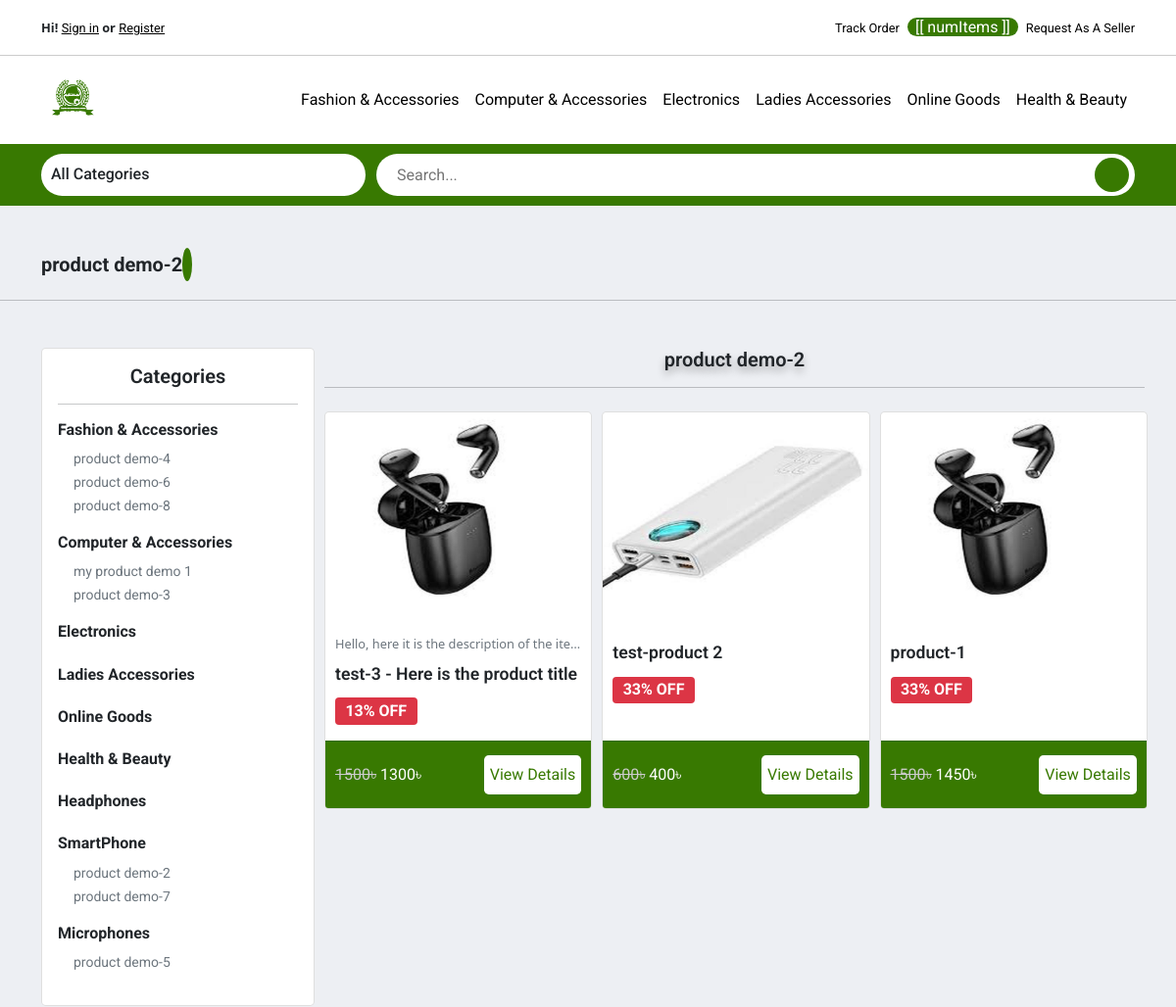
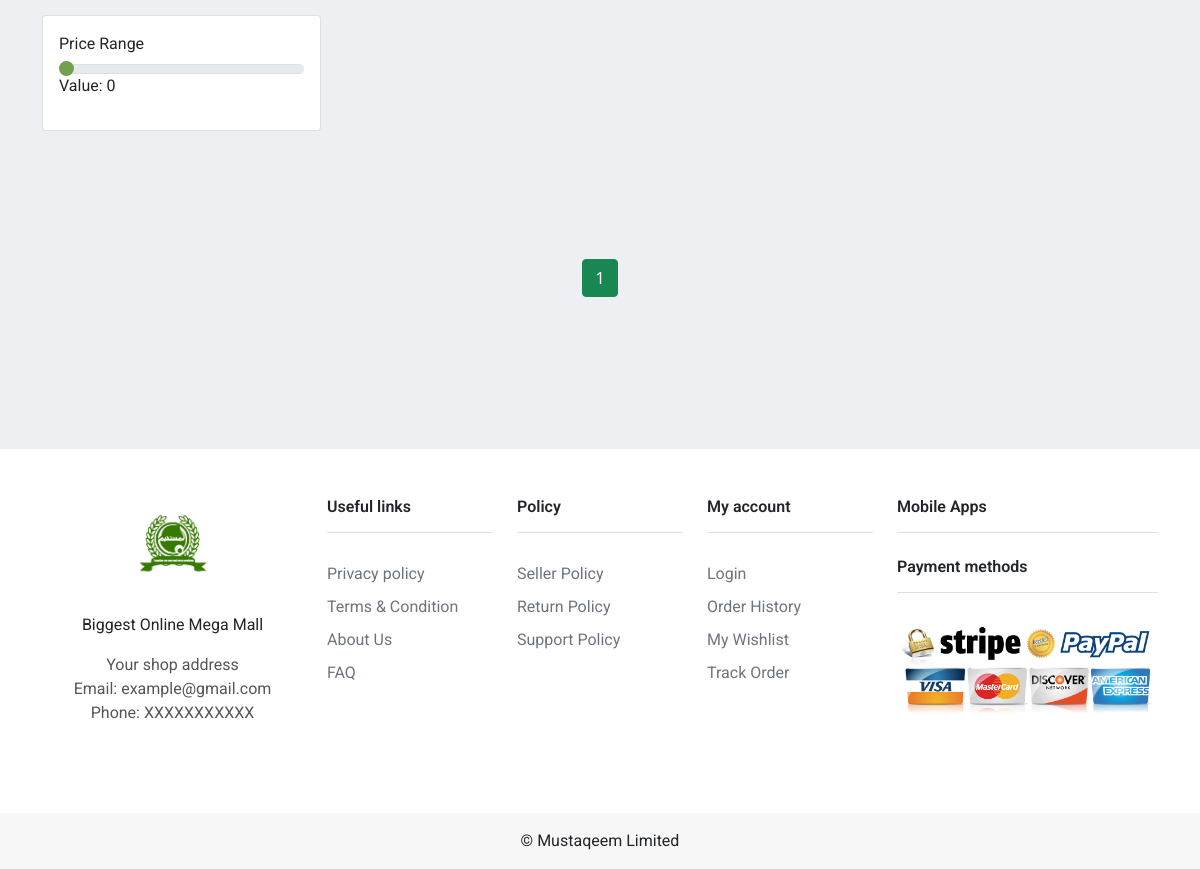
The app's page /subcategories/2/product demo-2/ with its own data (2 pictures, top to bottom).
### store/models.py (models this page shows, shortened)
class Category(models.Model):
    title = models.CharField(max_length=120, unique=True)
    img = models.ImageField(upload_to="images/")
    def __str__(self):
        return self.title

class SubCategory(models.Model):
    title = models.CharField(max_length=120, unique=True)
    parent_category = models.ForeignKey(
        Category, on_delete=models.CASCADE, null=True)

class Product(models.Model):
    title = models.CharField(max_length=120)
    slug = models.SlugField(max_length=200, null=True, unique=True)
    img = models.ImageField(upload_to="images/")
    thumbnail = models.ImageField(upload_to="images/", null=True, blank=True)
    description = models.TextField(null=True, blank=True)
    brand = models.ForeignKey(
        Brand, on_delete=models.CASCADE, null=True, blank=True)
    category = models.ForeignKey(
        Category, on_delete=models.CASCADE, null=True)
    shop = models.ForeignKey(
        Shop, on_delete=models.CASCADE, null=True)
    isFavorite = models.BooleanField()
    market_price = models.IntegerField()
    sale_price = models.IntegerField(null=True, blank=True)
    stock_quantity = models.IntegerField()
    flash_sale_offer = models.ForeignKey(Offer, on_delete=models.SET_NULL, null=True, blank=True)
    campaign_offer = models.ForeignKey(Campaign, on_delete=models.SET_NULL, null=True, blank=True)
    created_at = models.DateTimeField(auto_now_add=True)
    updated_at = models.DateTimeField(auto_now=True, null=True, blank=True)
    """def save(self, *args, **kwargs):
        self.thumbnail = self.make_thumbnail(self.image)

        super().save(*args, **kwargs)"""

### store/views.py (the view)
# urls.py: path("subcategories/<int:id>/<str:title>/", subcategorywiseProduct, name="subcategorywise-product"),
def subcategorywiseProduct(request, id, title):
    products = []
    main_navbarCat = Category.objects.all().order_by("-id")[:6]
    subcategories = SubCategory.objects.all()
    categories = Category.objects.all().order_by("-id")
    try:
        subcategory = SubCategory.objects.get(id=id, title=title)
    except SubCategory.DoesNotExist:
        return HttpResponse("Subcategory not found!")
    else:
        products_obj = Product.objects.all().order_by("-id")
        for item in products_obj:
            if subcategory.parent_category.title == str(item.category):
                products.append(item)
        paginator = Paginator(products, 20)
        page_number = request.GET.get('page')
        page_obj = paginator.get_page(page_number)
    context = {
        "main_navbarCat": main_navbarCat,
        "subcategories": subcategories,
        "subcategory": subcategory,
        "categories": categories,
        "products": products,
        "page_obj": page_obj
    }
    return render(request, "store/subcategorywise_product.html", context)

### Cart/cart.py (called while the page is built)
    def get_total_length(self):
            return sum(int(item['quantity']) for item in self.cart.values())

### Cart/context_processor.py (called while the page is built)
def cart(request):
    return {'cart': Cart(request)}

### store/templates/store/subcategorywise_product.html (shortened to what this page needs)
{% extends "store/base.html" %}
{% load mathfilters %}
{% load static %}
{% block content %}
<link rel="stylesheet" href="{% static 'css/categorywise_product.css' %}">
<div class="container mt-5">
    <div class="shop__info">
        <div class="shop__title">
            <h5 class="fw-bold">{{ subcategory.title }} <span class="iconify" data-icon="teenyicons:tick-outline" data-inline="false"></span></h5>
        </div>
    </div>
</div>
<hr/>
<div class="container my-5">
    <div class="shop__container">
        <div class="shop__sidebar">
            <div class="card shop__card p-3">
                <h5 class="text-center">Categories</h5>
                <hr />
                {% if categories %}
                    {% for category in categories %}
                        <div class="category__list">
                            <a href="{% url 'store:categorywise-product' category.id category.title %}">
                                <h6 class="fw-bold cat__title text-dark">{{ category.title }}</h6>
                            </a>
                            {% for subcategory in subcategories %}
                                {% if subcategory.parent_category.title == category.title %}
                                    <a href="{% url 'store:subcategorywise-product' subcategory.id subcategory.title %}" class="subcategory__list">
                                        <div>
                                            <small class="text-muted ps-3">{{ subcategory.title }}</small>
                                        </div>
                                    </a>
                                {% endif %}
                            {% endfor %}
                        </div>
                    {% endfor %}
                {% endif %}
            </div>
            <div class="card p-3 mt-3 mb-5">
                <label for="price__filter" class="form-label">Price Range</label>
                <input type="range" min="0" max="100" value="0" class="form-range slider" id="price__filter">
                <p>Value: <span id="demo"></span></p>
            </div>
        </div>
        {% if products %}
        <div class="shop__content">
            <div class="shop__contentHeader mb-3">
                <h5 class="text-center">{{ subcategory.title }}</h5>
                <hr class="mb-4" />
            </div>
            <div class="shop__productContainer">
                {% for product in page_obj %}
                <div class="card product__card">
                    <div class="product__img">
                        <a href="{% url 'store:product-detail' product.slug %}">
                            <img src="{{ product.img.url }}" alt="">
                        </a>
                    </div>
                    <div class="product__info card-body mb-2">
                        {% if product.description %}
                            <a class="text-dark" href="{% url 'store:product-detail' product.slug %}">
                                <p class="product__description text-muted">{{ product.description }}</p>
                            </a>
                        {% endif %}
                        <a class="text-dark" href="{% url 'store:product-detail' product.slug %}">
                            <h5 class="product__title">{{ product.title }}</h5>
                        </a>
                        {% if product.sale_price %}
                            <h5><span class="badge bg-danger discount__badge">{{ product.sale_price|div:product.market_price|mul:100|sub:100|abs|slugify|slice:":2" }}% OFF</span></h5>
                        {% endif %}
                    </div>
                    <div class="product__bottom card-footer">
                        {% if product.sale_price %}
                            <p><span class="cross__price">{{ product.market_price }}৳</span> <span>{{ product.sale_price }}৳</span></p>
                        {% else %}
                            <p>{{ product.market_price }}৳</p>
                        {% endif %}
                            <a href="{% url 'store:product-detail' product.slug %}">
                                <button class="btn__styled">View Details</button>
                            </a>
                    </div>
                </div>
                {% endfor %}
            </div>
        </div>
        {% else %}
        <div class="text-center">
            <h5 class="fw-bold">No product to show!</h5>
        </div>
        {% endif %}
    </div>
</div>
{% if products %}
<div class="container my-5">
    <div class="pagination">
        <span class="step-links">
            <span class="mx-2 align-top">
                {% for num in page_obj.paginator.page_range %}
                    {% if page_obj.number == num %}
                        <a class="btn btn-success mb-4" href="?page={{ num }}">{{ num }}</a>
                    {% elif num > page_obj.number|add:"-3" and num < page_obj.number|add:"3"  %}
                        <a class="btn btn-outline-success mb-4" href="?page={{ num }}">{{ num }}</a>
                    {% endif %}
                {% endfor %}
            </span>
        </span>
    </div>
</div>
{% endif %}
{% endblock %}

### store/templates/store/navbar.html (shortened to what this page needs)
{% load static %}
<link rel="stylesheet" href="{% static 'css/navbar.css' %}" />
<link rel="stylesheet" type="text/css" href="//cdn.jsdelivr.net/npm/slick-carousel@1.8.1/slick/slick.css" />
<link rel="stylesheet" type="text/css" href="//cdn.jsdelivr.net/npm/slick-carousel@1.8.1/slick/slick-theme.css" />
<div class="top__bar bg-white">
    <nav class="navbar navbar-expand-lg navbar-light container">
        <ul class="navbar-nav mb-2 mb-lg-0">
            {% if not request.user.is_authenticated %}
            <li class="nav-item login__header top__header">
                <span class="fw-bold text-dark">Hi!</span> <a href="{% url 'store:user_login' %}"><small>Sign in</small></a>
            </li>
            <li class="nav-item top__header login__header">
                <span class="fw-bold text-dark">or</span> <a href="{% url 'store:user_registration' %}"><small>Register</small></a>
            </li>
            {% else %}
            <li class="nav-item top__header logout__header">
                <a href="{% url 'store:logout' %}"><small class="btn btn-link">Logout</small></a>
            </li>
            {% endif %}
        </ul>
        <ul class="navbar-nav ms-auto mb-2 mb-lg-0 d-flex align-items-center">
            <li class="nav-item top__header">
                <a class="nav-link" href="#"><small>Track Order</small></a>
            </li>
            <li class="nav-item cart__header me-2">
                <a href="{% url 'cart_details' %}">
                    <div id="navbarApp">
                        <span class="cart__counter">[[ numItems ]]</span>
                    </div>
                </a>
            </li>
            <li class="nav-item top__header">
                <a href="{% url 'store:get_seller_registration' %}"><small>Request As A Seller</small></a>
            </li>
        </ul>
    </nav>
</div>
<div class="main__navbar">
    <nav class="navbar navbar-expand-lg navbar-light bg-white">
        <div class="container">
            <a class="navbar-brand" href="{% url 'store:home' %}">
                <div class="logo">
                    <img src="{% static 'logo_img/logo.png' %}" alt="" />
                </div>
            </a>
            <div class="collapse navbar-collapse" id="navbarSupportedContent">
                <ul class="navbar-nav ms-auto mb-2 mb-lg-0 main__navbarList">
                    {% if main_navbarCat %}
                        {% for category in main_navbarCat %}
                            <li class="nav-item cat__list">
                                <a class="nav-link" href="{% url 'store:categorywise-product' category.id category.title %}">
                                    {{ category.title }}
                                </a>
                            </li>
                        {% endfor %}
                    {% endif %}
                </ul>
            </div>
        </div>
    </nav>
</div>
<div class="home__content">
    <div class="container">
        <div class="home__categoriesSearchBar">
            <div class="all__departments">
                <div class="all__departmentsHeader">
                    <h6>All Categories</h6>
                </div>
            </div>
            <form action="{% url 'store:search' %}" class="home__searchBar" method="GET">
                <input type="text" value="{{ request.GET.query }}" name="query" id="search-input" placeholder="Search..." />
                <button>
                </button>
            </form>
        </div>
    </div>
</div>

### static/css/base.css (style rules this page uses)
* { text-decoration: none !important; list-style: none !important; box-sizing: border-box !important; }
:root { --white-primary: #fff; --primary-color: #387901; --primary-dark: #34630a; --black-primary: #000; --dark-primary: #212529; --blue-primary: #0D6EFD; --gray-primary: #ccc; --muted-primary: #6C757D; --muted-gray: #F7F7F7; --dark-gray: #5a5a5a; --dark-gray2: #818a91; --bg-color: #EDEFF3; --cat-bg: #FFDCC3; --roboto: "Roboto", sans-serif; }
body { background-color: var(--bg-color); }

### static/css/navbar.css (style rules this page uses)
.top__bar { border-bottom: 1px solid var(--gray-primary); }
.main__navbar { background-color: var(--white-primary); position: sticky; top: 0; left: 0; z-index: 998; }
.main__navbarList { position: relative; }
.logo { width: 4rem; height: 4rem; }
.logo img { width: 100%; height: 100%; border-radius: 50%; object-fit: cover; }
.nav-item a { color: var(--black-primary) !important; font-family: var(--roboto); font-size: 1rem !important; transition: color 0.3s; }
.top__header, .top__header a small { font-size: 0.8rem; color: var(--primary-color); }
.top__header a small:last-child { color: var(--black-primary); transition: color 0.3s; }
.cart__header { display: flex; align-items: center; }
.cart__header .cart__counter { background-color: var(--primary-color); color: var(--white-primary); border-radius: 9999px; padding: 0 8px; }
.login__header { margin-right: 0.2rem; }
.login__header a small { text-decoration: underline !important; }
.home__content { padding: 10px 0; background-color: var(--primary-color); }
.home__categoriesSearchBar { display: flex; justify-content: space-between; align-items: center; }
.all__departments { position: relative; display: flex; align-items: center; height: 43px; flex: 0.3; background-color: var(--white-primary); border-radius: 9999px; margin-right: 0.7rem; }
.all__departmentsHeader { width: 100%; display: flex; justify-content: space-between; align-items: center; }
.all__departmentsHeader h6 { margin-top: 6px; padding-left: 10px; font-family: var(--roboto); }
.home__searchBar { display: flex; align-items: center; flex: 0.7; border: 1px solid transparent; height: 43px; border-radius: 40px; background-color: var(--white-primary); }
.home__searchBar input { flex: 1; border: none; padding: 0 10px; outline: none; margin-left: 10px; font-family: var(--roboto); }
.home__searchBar input::placeholder { font-family: var(--roboto); }
.home__searchBar button { width: 35px!important; height: 35px!important; border: 1px solid transparent; border-radius: 50%; margin-right: 5px; color: var(--white-primary); display: flex; justify-content: center; align-items: center; font-size: 1.2rem; background-color: var(--primary-color); cursor: pointer; }

### records on screen
Category: title "Fashion & Accessories"
Category: title "Computer & Accessories"
Category: title "Electronics"
Category: title "Ladies Accessories"
Category: title "Online Goods"
Category: title "Health & Beauty"
SubCategory: title "product demo-2"
SubCategory: title "product demo-4"
SubCategory: title "product demo-6"
SubCategory: title "product demo-8"
SubCategory: title "my product demo 1"
SubCategory: title "product demo-3"
Category: title "Headphones"
Category: title "SmartPhone"
SubCategory: title "product demo-7"
Category: title "Microphones"
SubCategory: title "product demo-5"
Product: img (picture), description "Hello, here it is the description of the ite…", title "test-3 - Here is the product title", sale_price|div "13", market_price "1500", sale_price "1300"
Product: img (picture), title "test-product 2", sale_price|div "33", market_price "600", sale_price "400"
Product: img (picture), title "product-1", sale_price|div "33", market_price "1500", sale_price "1450"

### other values on screen
{{ num }} "1"
